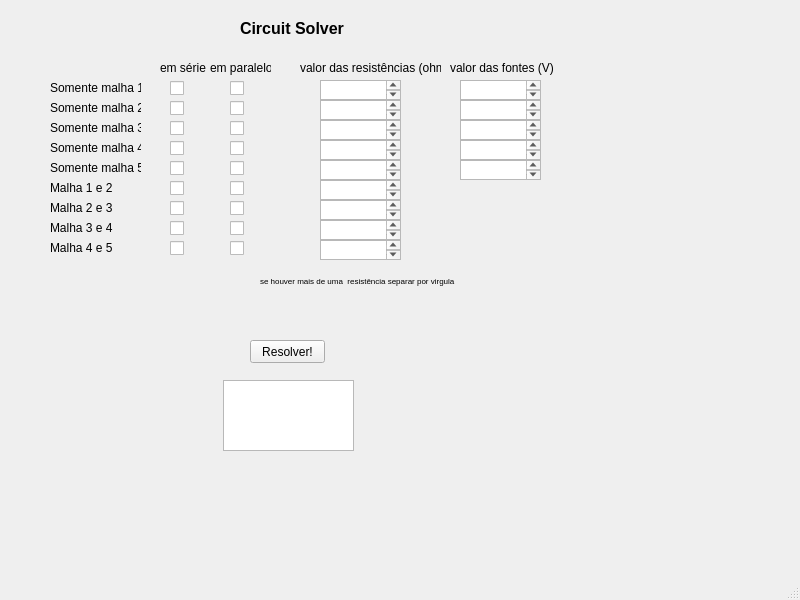
<?xml version="1.0" encoding="UTF-8"?>
<ui version="4.0">
 <class>MainWindow</class>
 <widget class="QMainWindow" name="MainWindow">
  <property name="geometry">
   <rect>
    <x>0</x>
    <y>0</y>
    <width>800</width>
    <height>600</height>
   </rect>
  </property>
  <property name="windowTitle">
   <string>MainWindow</string>
  </property>
  <widget class="QWidget" name="centralwidget">
   <widget class="QLabel" name="label">
    <property name="geometry">
     <rect>
      <x>50</x>
      <y>80</y>
      <width>91</width>
      <height>16</height>
     </rect>
    </property>
    <property name="text">
     <string>Somente malha 1</string>
    </property>
   </widget>
   <widget class="QLabel" name="label_2">
    <property name="geometry">
     <rect>
      <x>50</x>
      <y>100</y>
      <width>91</width>
      <height>16</height>
     </rect>
    </property>
    <property name="text">
     <string>Somente malha 2</string>
    </property>
   </widget>
   <widget class="QLabel" name="label_3">
    <property name="geometry">
     <rect>
      <x>50</x>
      <y>120</y>
      <width>91</width>
      <height>16</height>
     </rect>
    </property>
    <property name="text">
     <string>Somente malha 3</string>
    </property>
   </widget>
   <widget class="QLabel" name="label_4">
    <property name="geometry">
     <rect>
      <x>50</x>
      <y>140</y>
      <width>91</width>
      <height>16</height>
     </rect>
    </property>
    <property name="text">
     <string>Somente malha 4</string>
    </property>
   </widget>
   <widget class="QLabel" name="label_5">
    <property name="geometry">
     <rect>
      <x>50</x>
      <y>160</y>
      <width>91</width>
      <height>16</height>
     </rect>
    </property>
    <property name="text">
     <string>Somente malha 5</string>
    </property>
   </widget>
   <widget class="QLabel" name="label_6">
    <property name="geometry">
     <rect>
      <x>50</x>
      <y>180</y>
      <width>71</width>
      <height>16</height>
     </rect>
    </property>
    <property name="text">
     <string>Malha 1 e 2</string>
    </property>
   </widget>
   <widget class="QLabel" name="label_7">
    <property name="geometry">
     <rect>
      <x>50</x>
      <y>200</y>
      <width>71</width>
      <height>16</height>
     </rect>
    </property>
    <property name="text">
     <string>Malha 2 e 3</string>
    </property>
   </widget>
   <widget class="QLabel" name="label_8">
    <property name="geometry">
     <rect>
      <x>50</x>
      <y>220</y>
      <width>71</width>
      <height>16</height>
     </rect>
    </property>
    <property name="text">
     <string>Malha 3 e 4</string>
    </property>
   </widget>
   <widget class="QLabel" name="label_9">
    <property name="geometry">
     <rect>
      <x>50</x>
      <y>240</y>
      <width>71</width>
      <height>16</height>
     </rect>
    </property>
    <property name="text">
     <string>Malha 4 e 5</string>
    </property>
   </widget>
   <widget class="QLabel" name="label_10">
    <property name="geometry">
     <rect>
      <x>160</x>
      <y>60</y>
      <width>61</width>
      <height>16</height>
     </rect>
    </property>
    <property name="text">
     <string>em série</string>
    </property>
   </widget>
   <widget class="QLabel" name="label_11">
    <property name="geometry">
     <rect>
      <x>210</x>
      <y>60</y>
      <width>61</width>
      <height>16</height>
     </rect>
    </property>
    <property name="text">
     <string>em paralelo</string>
    </property>
   </widget>
   <widget class="QCheckBox" name="checkBox">
    <property name="geometry">
     <rect>
      <x>170</x>
      <y>80</y>
      <width>16</width>
      <height>17</height>
     </rect>
    </property>
    <property name="text">
     <string/>
    </property>
   </widget>
   <widget class="QCheckBox" name="checkBox_2">
    <property name="geometry">
     <rect>
      <x>170</x>
      <y>100</y>
      <width>16</width>
      <height>17</height>
     </rect>
    </property>
    <property name="text">
     <string/>
    </property>
   </widget>
   <widget class="QCheckBox" name="checkBox_3">
    <property name="geometry">
     <rect>
      <x>170</x>
      <y>120</y>
      <width>16</width>
      <height>17</height>
     </rect>
    </property>
    <property name="text">
     <string/>
    </property>
   </widget>
   <widget class="QCheckBox" name="checkBox_4">
    <property name="geometry">
     <rect>
      <x>170</x>
      <y>140</y>
      <width>16</width>
      <height>17</height>
     </rect>
    </property>
    <property name="text">
     <string/>
    </property>
   </widget>
   <widget class="QCheckBox" name="checkBox_5">
    <property name="geometry">
     <rect>
      <x>170</x>
      <y>160</y>
      <width>16</width>
      <height>17</height>
     </rect>
    </property>
    <property name="text">
     <string/>
    </property>
   </widget>
   <widget class="QCheckBox" name="checkBox_6">
    <property name="geometry">
     <rect>
      <x>170</x>
      <y>180</y>
      <width>16</width>
      <height>17</height>
     </rect>
    </property>
    <property name="text">
     <string/>
    </property>
   </widget>
   <widget class="QCheckBox" name="checkBox_7">
    <property name="geometry">
     <rect>
      <x>170</x>
      <y>240</y>
      <width>16</width>
      <height>17</height>
     </rect>
    </property>
    <property name="text">
     <string/>
    </property>
   </widget>
   <widget class="QCheckBox" name="checkBox_8">
    <property name="geometry">
     <rect>
      <x>170</x>
      <y>200</y>
      <width>16</width>
      <height>17</height>
     </rect>
    </property>
    <property name="text">
     <string/>
    </property>
   </widget>
   <widget class="QCheckBox" name="checkBox_9">
    <property name="geometry">
     <rect>
      <x>230</x>
      <y>180</y>
      <width>16</width>
      <height>17</height>
     </rect>
    </property>
    <property name="text">
     <string/>
    </property>
   </widget>
   <widget class="QCheckBox" name="checkBox_10">
    <property name="geometry">
     <rect>
      <x>230</x>
      <y>160</y>
      <width>16</width>
      <height>17</height>
     </rect>
    </property>
    <property name="text">
     <string/>
    </property>
   </widget>
   <widget class="QCheckBox" name="checkBox_11">
    <property name="geometry">
     <rect>
      <x>230</x>
      <y>100</y>
      <width>16</width>
      <height>17</height>
     </rect>
    </property>
    <property name="text">
     <string/>
    </property>
   </widget>
   <widget class="QCheckBox" name="checkBox_12">
    <property name="geometry">
     <rect>
      <x>230</x>
      <y>80</y>
      <width>16</width>
      <height>17</height>
     </rect>
    </property>
    <property name="text">
     <string/>
    </property>
   </widget>
   <widget class="QCheckBox" name="checkBox_13">
    <property name="geometry">
     <rect>
      <x>230</x>
      <y>120</y>
      <width>16</width>
      <height>17</height>
     </rect>
    </property>
    <property name="text">
     <string/>
    </property>
   </widget>
   <widget class="QCheckBox" name="checkBox_14">
    <property name="geometry">
     <rect>
      <x>230</x>
      <y>140</y>
      <width>16</width>
      <height>17</height>
     </rect>
    </property>
    <property name="text">
     <string/>
    </property>
   </widget>
   <widget class="QCheckBox" name="checkBox_15">
    <property name="geometry">
     <rect>
      <x>230</x>
      <y>200</y>
      <width>16</width>
      <height>17</height>
     </rect>
    </property>
    <property name="text">
     <string/>
    </property>
   </widget>
   <widget class="QCheckBox" name="checkBox_16">
    <property name="geometry">
     <rect>
      <x>230</x>
      <y>220</y>
      <width>16</width>
      <height>17</height>
     </rect>
    </property>
    <property name="text">
     <string/>
    </property>
   </widget>
   <widget class="QCheckBox" name="checkBox_18">
    <property name="geometry">
     <rect>
      <x>230</x>
      <y>240</y>
      <width>16</width>
      <height>17</height>
     </rect>
    </property>
    <property name="text">
     <string/>
    </property>
   </widget>
   <widget class="QCheckBox" name="checkBox_19">
    <property name="geometry">
     <rect>
      <x>170</x>
      <y>220</y>
      <width>16</width>
      <height>17</height>
     </rect>
    </property>
    <property name="text">
     <string/>
    </property>
   </widget>
   <widget class="QTextEdit" name="textEdit">
    <property name="geometry">
     <rect>
      <x>320</x>
      <y>80</y>
      <width>81</width>
      <height>20</height>
     </rect>
    </property>
   </widget>
   <widget class="QTextEdit" name="textEdit_2">
    <property name="geometry">
     <rect>
      <x>320</x>
      <y>100</y>
      <width>81</width>
      <height>20</height>
     </rect>
    </property>
   </widget>
   <widget class="QTextEdit" name="textEdit_3">
    <property name="geometry">
     <rect>
      <x>320</x>
      <y>120</y>
      <width>81</width>
      <height>20</height>
     </rect>
    </property>
   </widget>
   <widget class="QTextEdit" name="textEdit_4">
    <property name="geometry">
     <rect>
      <x>320</x>
      <y>140</y>
      <width>81</width>
      <height>20</height>
     </rect>
    </property>
   </widget>
   <widget class="QTextEdit" name="textEdit_5">
    <property name="geometry">
     <rect>
      <x>320</x>
      <y>160</y>
      <width>81</width>
      <height>20</height>
     </rect>
    </property>
   </widget>
   <widget class="QTextEdit" name="textEdit_6">
    <property name="geometry">
     <rect>
      <x>320</x>
      <y>180</y>
      <width>81</width>
      <height>20</height>
     </rect>
    </property>
   </widget>
   <widget class="QTextEdit" name="textEdit_7">
    <property name="geometry">
     <rect>
      <x>320</x>
      <y>200</y>
      <width>81</width>
      <height>20</height>
     </rect>
    </property>
   </widget>
   <widget class="QTextEdit" name="textEdit_8">
    <property name="geometry">
     <rect>
      <x>320</x>
      <y>220</y>
      <width>81</width>
      <height>20</height>
     </rect>
    </property>
   </widget>
   <widget class="QTextEdit" name="textEdit_9">
    <property name="geometry">
     <rect>
      <x>320</x>
      <y>240</y>
      <width>81</width>
      <height>20</height>
     </rect>
    </property>
   </widget>
   <widget class="QLabel" name="label_12">
    <property name="geometry">
     <rect>
      <x>300</x>
      <y>60</y>
      <width>141</width>
      <height>16</height>
     </rect>
    </property>
    <property name="text">
     <string>valor das resistências (ohm)</string>
    </property>
   </widget>
   <widget class="QLabel" name="label_13">
    <property name="geometry">
     <rect>
      <x>260</x>
      <y>270</y>
      <width>241</width>
      <height>21</height>
     </rect>
    </property>
    <property name="font">
     <font>
      <pointsize>6</pointsize>
     </font>
    </property>
    <property name="text">
     <string>se houver mais de uma  resistência separar por virgula</string>
    </property>
    <property name="textFormat">
     <enum>Qt::PlainText</enum>
    </property>
   </widget>
   <widget class="QTextEdit" name="textEdit_10">
    <property name="geometry">
     <rect>
      <x>460</x>
      <y>80</y>
      <width>81</width>
      <height>20</height>
     </rect>
    </property>
   </widget>
   <widget class="QTextEdit" name="textEdit_14">
    <property name="geometry">
     <rect>
      <x>460</x>
      <y>120</y>
      <width>81</width>
      <height>20</height>
     </rect>
    </property>
   </widget>
   <widget class="QTextEdit" name="textEdit_15">
    <property name="geometry">
     <rect>
      <x>460</x>
      <y>140</y>
      <width>81</width>
      <height>20</height>
     </rect>
    </property>
   </widget>
   <widget class="QTextEdit" name="textEdit_16">
    <property name="geometry">
     <rect>
      <x>460</x>
      <y>100</y>
      <width>81</width>
      <height>20</height>
     </rect>
    </property>
   </widget>
   <widget class="QTextEdit" name="textEdit_18">
    <property name="geometry">
     <rect>
      <x>460</x>
      <y>160</y>
      <width>81</width>
      <height>20</height>
     </rect>
    </property>
   </widget>
   <widget class="QLabel" name="label_14">
    <property name="geometry">
     <rect>
      <x>450</x>
      <y>60</y>
      <width>111</width>
      <height>16</height>
     </rect>
    </property>
    <property name="text">
     <string>valor das fontes (V)</string>
    </property>
   </widget>
   <widget class="QTextEdit" name="textEdit_19">
    <property name="geometry">
     <rect>
      <x>223</x>
      <y>380</y>
      <width>131</width>
      <height>71</height>
     </rect>
    </property>
   </widget>
   <widget class="QPushButton" name="pushButton">
    <property name="geometry">
     <rect>
      <x>250</x>
      <y>340</y>
      <width>75</width>
      <height>23</height>
     </rect>
    </property>
    <property name="text">
     <string>Resolver!</string>
    </property>
   </widget>
   <widget class="QLabel" name="label_15">
    <property name="geometry">
     <rect>
      <x>240</x>
      <y>20</y>
      <width>161</width>
      <height>16</height>
     </rect>
    </property>
    <property name="font">
     <font>
      <pointsize>12</pointsize>
      <weight>75</weight>
      <bold>true</bold>
     </font>
    </property>
    <property name="text">
     <string>Circuit Solver</string>
    </property>
   </widget>
  </widget>
  <widget class="QMenuBar" name="menubar">
   <property name="geometry">
    <rect>
     <x>0</x>
     <y>0</y>
     <width>800</width>
     <height>21</height>
    </rect>
   </property>
  </widget>
  <widget class="QStatusBar" name="statusbar"/>
 </widget>
 <resources/>
 <connections/>
</ui>
